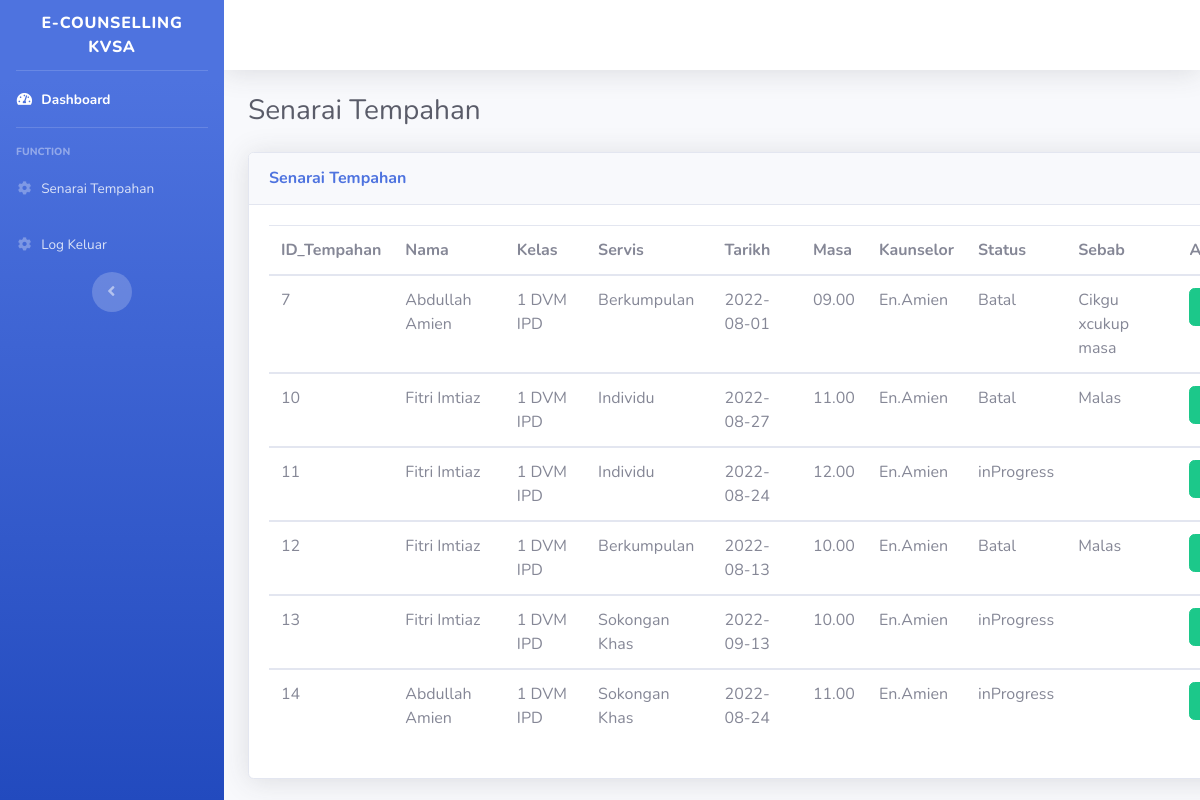
Before: /jadual.php (signed in) with the older database file.
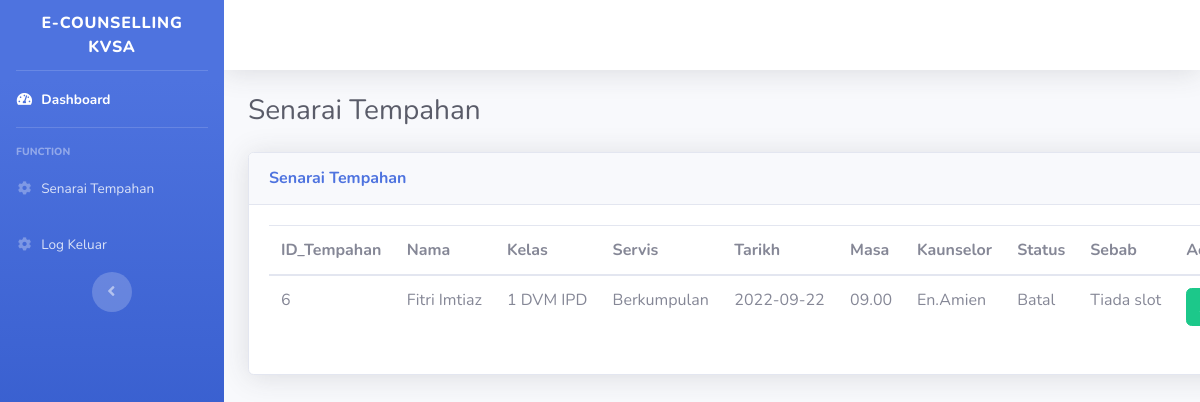
After: the same page with the newer database file.
### tables this page shows
CREATE TABLE `tempahan` (
  `ID_Tempahan` int(12) NOT NULL,
  `Nama` varchar(50) NOT NULL,
  `Kelas` varchar(20) NOT NULL,
  `Servis` varchar(30) NOT NULL,
  `Tarikh` date NOT NULL,
  `Masa` varchar(20) NOT NULL,
  `Kaunselor` varchar(30) NOT NULL,
  `status` varchar(20) NOT NULL,
  `sebab` varchar(100) NOT NULL
);

### jadual.php (the view, shortened to what the changed rows need)
<?php
include 'conn.php';
$kaunselor = $_SESSION['Nama_Kauselor'];
?>
<!DOCTYPE html>
<html>
<head>
    <link href="vendor/fontawesome-free/css/all.min.css" rel="stylesheet" type="text/css">
    <link href="css/sb-admin-2.css" rel="stylesheet">
</head>
<body id="page-top">
    <div id="wrapper">
        <div id="content-wrapper" class="d-flex flex-column">
            <div id="content">
                <div class="container-fluid">
                    <div class="d-sm-flex align-items-center justify-content-between mb-4">
                        <h1 class="h3 mb-0 text-gray-800">Senarai Tempahan</h1>
                    </div>
                    <div class="row">
                        <div class="col-xl-8 col-lg-10">
                            <div class="card shadow mb-4" style="width: 76rem;">
                                <?php
                                $sql = "SELECT * FROM Tempahan WHERE Kaunselor = '$kaunselor'";
                                $query = mysqli_query($mysqli,$sql);
                                ?>
                                <?php
                                if (mysqli_num_rows($query) > 0) {
                                ?>
                                <div class="card-body">
                                    <table class="table">
                                        <thead>
                                            <tr>
                                                <th scope="col">ID_Tempahan</th>
                                                <th scope="col">Nama</th>
                                                <th scope="col">Kelas</th>
                                                <th scope="col">Servis</th>
                                                <th scope="col">Tarikh</th>
                                                <th scope="col">Masa</th>
                                                <th scope="col">Kaunselor</th>
                                                <th scope="col">Status</th>
                                                <th scope="col">Sebab</th>
                                                <th scope="col">Accept</th>
                                            </tr>
                                        </thead>
                                        <?php
                                        while ($row = mysqli_fetch_array($query)) {
                                        ?>
                                        <tbody>
                                            <tr>
                <td><?php echo $row['ID_Tempahan']; ?></td>
                <td><?php echo $row['Nama']; ?></td>
                <td><?php echo $row['Kelas']; ?></td>
                <td><?php echo $row['Servis']; ?></td>
                <td><?php echo $row['Tarikh']; ?></td>
                <td><?php echo $row['Masa']; ?></td>
                <td><?php echo $row['Kaunselor']; ?></td>
                <td><?php echo $row['status']; ?></td>
                 <td><?php echo $row['sebab']; ?></td>
                 <td><?php echo '<a href="pros_accept.php?ID_Tempahan='.$row['ID_Tempahan'].'" class="btn btn-success" onclick="return confirm(`Are you sure want to accept?`)">'.'Accept'.'</a>';?></td>
                                            </tr>
                                        </tbody>
                                        <?php
}
                                        ?>
                                    </table>
<?php
}
                                        ?>
                                </div>
                            </div>
                        </div>
                    </div>
                </div>
            </div>
        </div>
    </div>
</body>
</html>

Changed rows visible on the page:
no longer on this page (row edited): tempahan: ID_Tempahan "7", Nama "Abdullah Amien", Kelas "1 DVM IPD", Servis "Berkumpulan", Tarikh "2022-08-01", Masa "09.00", Kaunselor "En.Amien", status "Batal", sebab "Cikgu xcukup masa"
removed tempahan: ID_Tempahan "10", Nama "Fitri Imtiaz", Kelas "1 DVM IPD", Servis "Individu", Tarikh "2022-08-27", Masa "11.00", Kaunselor "En.Amien", status "Batal", sebab "Malas"
removed tempahan: ID_Tempahan "11", Nama "Fitri Imtiaz", Kelas "1 DVM IPD", Servis "Individu", Tarikh "2022-08-24", Masa "12.00", Kaunselor "En.Amien", status "inProgress"
removed tempahan: ID_Tempahan "12", Nama "Fitri Imtiaz", Kelas "1 DVM IPD", Servis "Berkumpulan", Tarikh "2022-08-13", Masa "10.00", Kaunselor "En.Amien", status "Batal", sebab "Malas"
removed tempahan: ID_Tempahan "13", Nama "Fitri Imtiaz", Kelas "1 DVM IPD", Servis "Sokongan Khas", Tarikh "2022-09-13", Masa "10.00", Kaunselor "En.Amien", status "inProgress"
removed tempahan: ID_Tempahan "14", Nama "Abdullah Amien", Kelas "1 DVM IPD", Servis "Sokongan Khas", Tarikh "2022-08-24", Masa "11.00", Kaunselor "En.Amien", status "inProgress"
now on this page (row edited): tempahan: ID_Tempahan "6", Nama "Fitri Imtiaz", Kelas "1 DVM IPD", Servis "Berkumpulan", Tarikh "2022-09-22", Masa "09.00", Kaunselor "En.Amien", status "Batal", sebab "Tiada slot"
